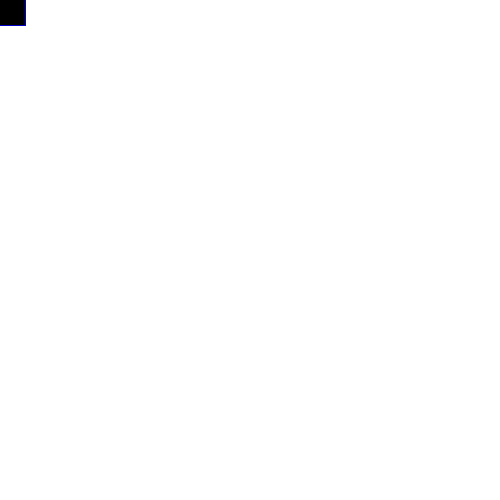
Frame 1 (no input)
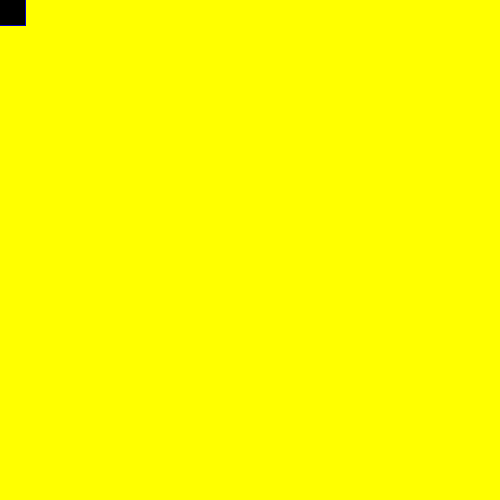
Frame 60 (the mouse pressed at the canvas centre just before this capture)
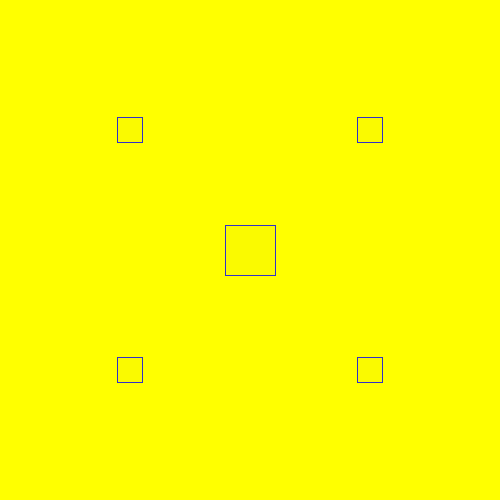
Frame 120 (the mouse held since frame 60 and released just before this capture)

The Processing sketch that drew these frames (run headless with seeded random() and noise(); from frame 60 on, the mouse is pressed at the canvas centre):

// Processing sketch: processing_95928
// ── processing_95928.pde

  //variables controlling the background colour
  int r = 255;
  int g = 255;
  int b = 255;
  //mouse controlled variables - used to colour the square
  int x = mouseX;
  int y = mouseY;
  int z = (x + y)/2;
  //this moves the smaller squares as it increments
  int i =0;
  
void setup() {
  //window size
  size(500,500);;
}


void draw() {
  background(r,g,b);    
  rectMode(CENTER);    
  //stroke and fill change depending on the mouse location
  stroke(x-200,y-200,-z+200);
  fill(x,y,-z);
  rect(x,y,50,50);
  x = mouseX;
  y = mouseY;  
  background(x,y);
  
  //when the mouse is pressed, smaller squares move away from the main one
  if (mousePressed == true) {    
      rect(x+i,y+i,25,25);
      rect(x-i,y-i,25,25);
      rect(x+i,y-i,25,25);
      rect(x-i,y+i,25,25);
      //changes background colour when the squares meet the edge of the screen.
      background(x+i,y+i);
      background(x-i,y-i);
      background(x+i,y-i);
      background(x-i,y-i);
      
  }else{ 
    //when the mouse isn't pressed, this resets the movement
    i=0;
    }
    //move the smaller squares
    i+=2;
   
  
}

//changes the colour of the background when the squares meet certain edges
void background(int x, int y) {  
  //background changes to yellow when the square hits the left edge
  if (x<25) {
    r = 255;
    g = 255;
    b = 0; 
    //background changes to green when the square hits the top edge
  } else if (y<25) {
    r = 0;
    g = 255;
    b = 0;
    //background changes to red when the square hits the right edge
  } else if (x>475) {
    r = 255;
    g = 0;
    b = 0; 
    //background changes to blue when the square hits the bottom edge
  } else if (y>475) {
    r = 0;
    g = 0;
    b = 255;   
  }
}



  
